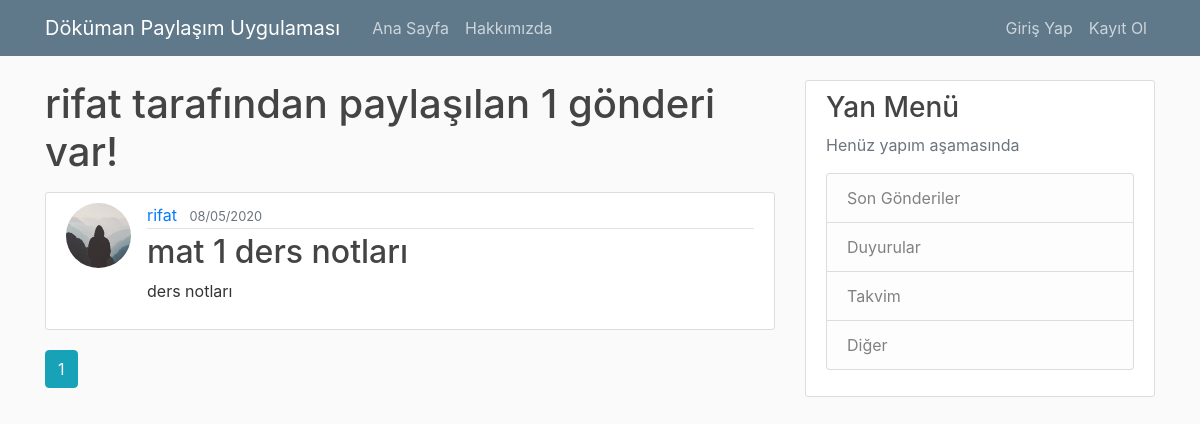
The page /user/rifat on the database its author committed.
### flaskblog/models.py (models this page shows, shortened)
class User(db.Model, UserMixin):
	id = db.Column(db.Integer, primary_key = True)
	username = db.Column(db.String(20), unique =True, nullable=False)
	email = db.Column(db.String(120), unique =True, nullable=False)
	image_file = db.Column(db.String(30), nullable=False, default='default.jpg')
	password = db.Column(db.String(60), nullable=False)
	isadmin = db.Column(db.Boolean, default = False, nullable=False)
	posts = db.relationship('Post', backref='author', lazy=True)

class Post(db.Model):
	id = db.Column(db.Integer, primary_key=True)
	title = db.Column(db.String(140), nullable=False)
	date_posted = db.Column(db.DateTime, nullable=False, default=datetime.utcnow)
	content = db.Column(db.Text, nullable=False)
	doc_file = db.Column(db.String(50), nullable=True)
	isverified = db.Column(db.Boolean, default = False, nullable = False)
	user_id = db.Column(db.Integer, db.ForeignKey('user.id'), nullable=False)

### flaskblog/routes.py (the view)
@app.route('/user/<string:username>')
def user_posts(username):
    page= request.args.get('page', 1, type=int)
    user= User.query.filter_by(username=username).first_or_404()
    if current_user.is_authenticated:
        if current_user.isadmin == True:
            yolla= Post.query.filter_by(author=user).order_by(Post.date_posted.desc()).paginate(page=page, per_page=5)
        else:
            yolla = Post.query.filter_by(author=user,isverified = True).order_by(Post.date_posted.desc()).paginate(page=page, per_page=5)
    else:
        yolla = Post.query.filter_by(author=user,isverified = True).order_by(Post.date_posted.desc()).paginate(page=page, per_page=5)
    return render_template('user_posts.html', posts=yolla, user=user)

### flaskblog/templates/user_posts.html
{% extends "layout.html" %}
{% block asd %}
<h1 class="mb-3">{{ user.username }} tarafından paylaşılan {{ posts.total}} gönderi var!</h1>
{%for post in posts.items%}
<article class="media content-section">
	<img class = "rounded-circle article-img " src="{{ url_for('static', filename='profile_pics/' + post.author.image_file) }}">
  <div class="media-body">
    <div class="article-metadata">
      <a class="mr-2" href="{{url_for('user_posts', username=post.author.username)}}">{{ post.author.username }}</a>
      <small class="text-muted">{{ post.date_posted.strftime('%d/%m/%Y') }}</small>
    </div>
    <h2><a class="article-title" href="{{url_for('post', post_id=post.id)}}">{{ post.title }}</a></h2>
    <p class="article-content">{{ post.content }}</p>
  </div>
</article>
{%endfor%}
{% for page_num in posts.iter_pages(left_edge=1,right_edge = 1, left_current=1, right_current=2) %}
	{% if page_num %}
		{% if posts.page == page_num %}
		<a class="btn btn-info mb-4" href="{{url_for('user_posts', username = user.username, page=page_num)}}">{{page_num}}</a>
		{% else %}
		<a class="btn btn-outline-info mb-4" href="{{url_for('user_posts', username = user.username, page=page_num)}}">{{page_num}}</a>
		{%endif%}
	{% else %}
		...
	{% endif %}
{%endfor%}
{% endblock asd %}

### flaskblog/static/main.css (style rules this page uses)
body { background: #fafafa; color: #333333; margin-top: 5rem; }
h1, h2, h3, h4, h5, h6 { color: #444444; }
.content-section { background: #ffffff; padding: 10px 20px; border: 1px solid #dddddd; border-radius: 3px; margin-bottom: 20px; }
.article-title { color: #444444; }
.article-content { white-space: pre-line; }
.article-img { height: 65px; width: 65px; margin-right: 16px; }
.article-metadata { padding-bottom: 1px; margin-bottom: 4px; border-bottom: 1px solid #e3e3e3 }

### rows shown on the page
User: username "rifat"
Post: image_file (placeholder picture), author.username "rifat", date_posted "08/05/2020", title "mat 1 ders notları", content "ders notları"

### other values the page prints
{{ posts.total }} "1"
{{ page_num }} "1"
